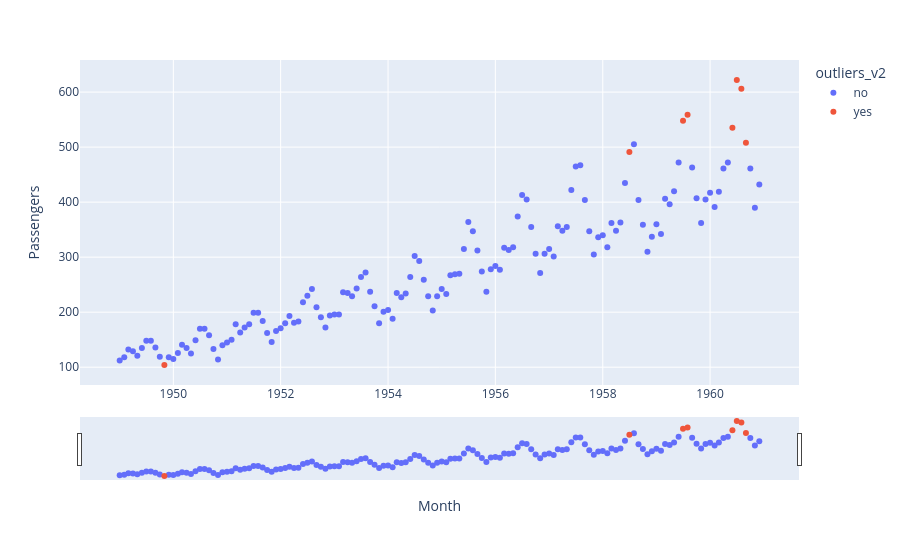

The code cell stored with this chart in its notebook:
### Markdown cell above
**Задание 3: Чувствительность алгоритма поиска аномалий**
В конце практики мы использовали алгоритм `IsolationForest` для поиска аномалий с крайне низким параметром `contamination=0.004`.
Измените этот параметр на `0.05` (поиск 5% самых аномальных периодов), обучите модель заново и отрисуйте график с новыми подсвеченными точками. Как поменялась картина, какие теперь месяцы считаются "нетипичными"?

### Code cell
model_v2 = IsolationForest(contamination=0.05)
model_v2.fit(pas[['Passengers']])
pas['outliers_v2'] = pd.Series(model_v2.predict(pas[['Passengers']])).apply(lambda x: 'yes' if (x == -1) else 'no' )
pas.query('outliers_v2=="yes"')

fig_v2 = px.scatter(pas.reset_index(), x='Month', y='Passengers', color='outliers_v2')
fig_v2.update_xaxes(
    rangeslider_visible=True,
)
fig_v2.show()

### Figure 1 — Plotly figure (JSON) as saved in the notebook; plotly's stock layout.template omitted (floating-point values rounded to 4 significant figures; data arrays with more than 128 entries replaced by an {"elided": "..."} marker saying what was removed)
{"data": [{"hovertemplate": "outliers_v2=no<br>Month=%{x}<br>Passengers=%{y}<extra></extra>", "legendgroup": "no", "marker": {"color": "#636efa", "symbol": "circle"}, "mode": "markers", "name": "no", "orientation": "v", "showlegend": true, "type": "scatter", "x": {"elided": "136 str values"}, "xaxis": "x", "y": {"elided": "136 int values"}, "yaxis": "y"}, {"hovertemplate": "outliers_v2=yes<br>Month=%{x}<br>Passengers=%{y}<extra></extra>", "legendgroup": "yes", "marker": {"color": "#EF553B", "symbol": "circle"}, "mode": "markers", "name": "yes", "orientation": "v", "showlegend": true, "type": "scatter", "x": ["1949-11-01T00:00:00.000000", "1958-07-01T00:00:00.000000", "1959-07-01T00:00:00.000000", "1959-08-01T00:00:00.000000", "1960-06-01T00:00:00.000000", "1960-07-01T00:00:00.000000", "1960-08-01T00:00:00.000000", "1960-09-01T00:00:00.000000"], "xaxis": "x", "y": [104, 491, 548, 559, 535, 622, 606, 508], "yaxis": "y"}], "layout": {"legend": {"title": {"text": "outliers_v2"}, "tracegroupgap": 0}, "margin": {"t": 60}, "xaxis": {"anchor": "y", "domain": [0, 1], "rangeslider": {"visible": true}, "title": {"text": "Month"}}, "yaxis": {"anchor": "x", "domain": [0, 1], "title": {"text": "Passengers"}}}}
